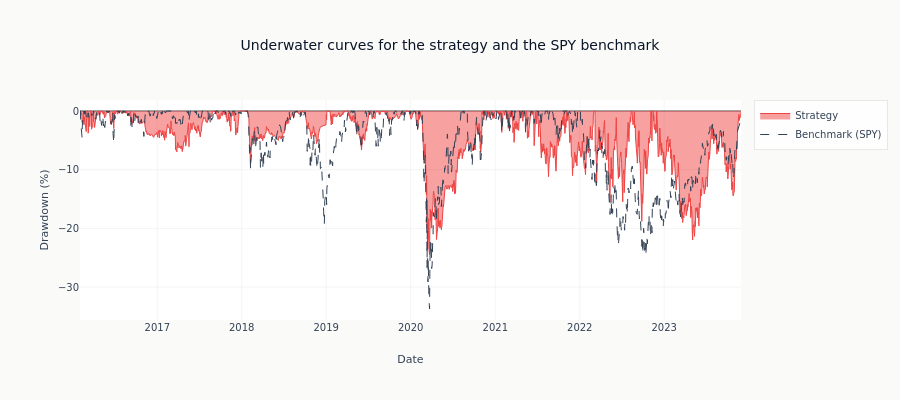

The code cell stored with this chart in its notebook:
### Code cell
# Plot underwater curve
fig = go.Figure()

fig.add_trace(
    go.Scatter(
        x=dd_series.index,
        y=dd_series * 100,
        name="Strategy",
        fill="tozeroy",
        line=dict(color=COLORS["negative"], width=1),
    )
)

fig.add_trace(
    go.Scatter(
        x=dd_benchmark.index,
        y=dd_benchmark * 100,
        name="Benchmark (SPY)",
        line=dict(color=COLORS["neutral"], width=1, dash="dash"),
    )
)

fig.update_layout(
    title="Underwater curves for the strategy and the SPY benchmark",
    xaxis_title="Date",
    yaxis_title="Drawdown (%)",
    height=400,
)
show_plotly_with_alt(
    fig,
    "Two underwater curves against date, the strategy filled to zero and the benchmark dashed, each showing the percentage below its own running peak.",
)

### Figure 1 — Plotly figure (JSON) as saved in the notebook; plotly's stock layout.template omitted (floating-point values rounded to 4 significant figures; data arrays with more than 128 entries replaced by an {"elided": "..."} marker saying what was removed)
{"data": [{"fill": "tozeroy", "line": {"color": "#ef4444", "width": 1}, "name": "Strategy", "type": "scatter", "x": {"elided": "1971 str values"}, "y": {"elided": "1971 float values"}}, {"line": {"color": "#334155", "dash": "dash", "width": 1}, "name": "Benchmark (SPY)", "type": "scatter", "x": {"elided": "1971 str values"}, "y": {"elided": "1971 float values"}}], "layout": {"height": 400, "title": {"text": "Underwater curves for the strategy and the SPY benchmark"}, "xaxis": {"title": {"text": "Date"}}, "yaxis": {"title": {"text": "Drawdown (%)"}}}}
